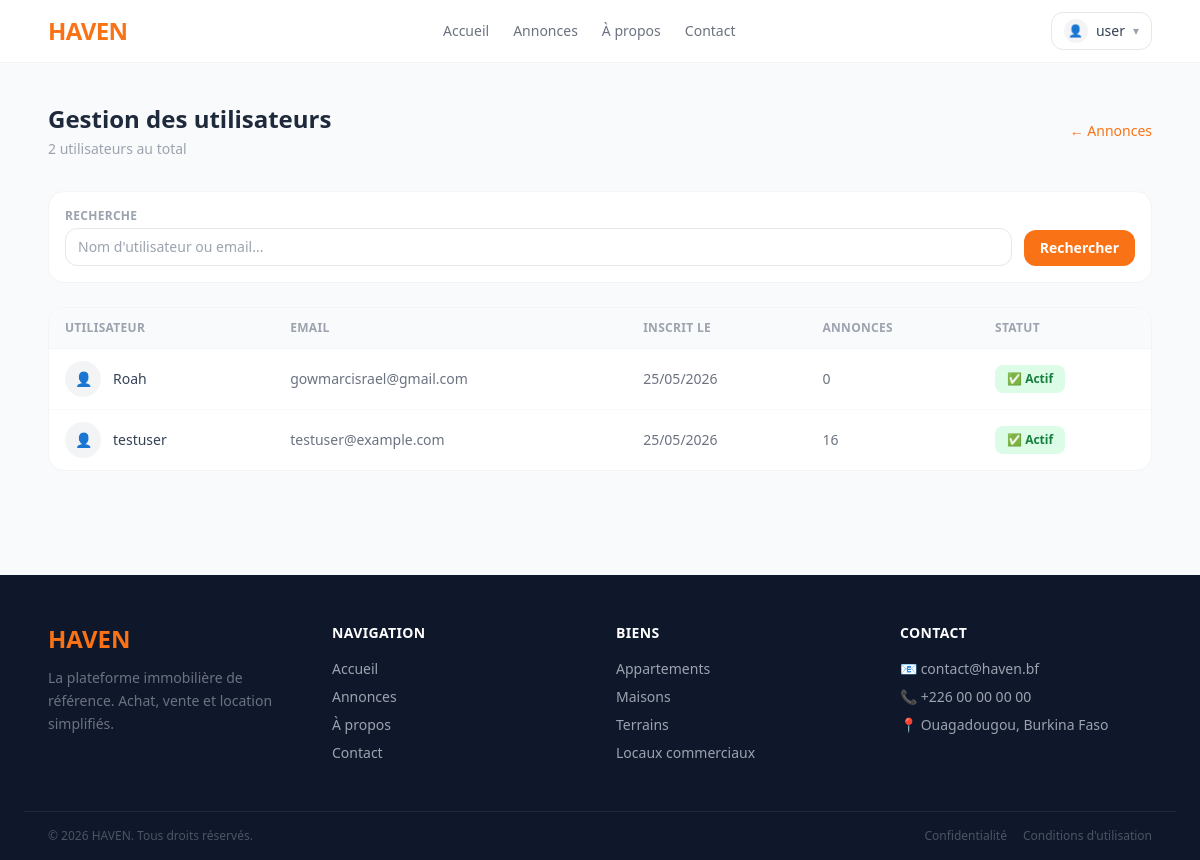
/staff/members/ (signed in), run on an earlier commit of the app's database.
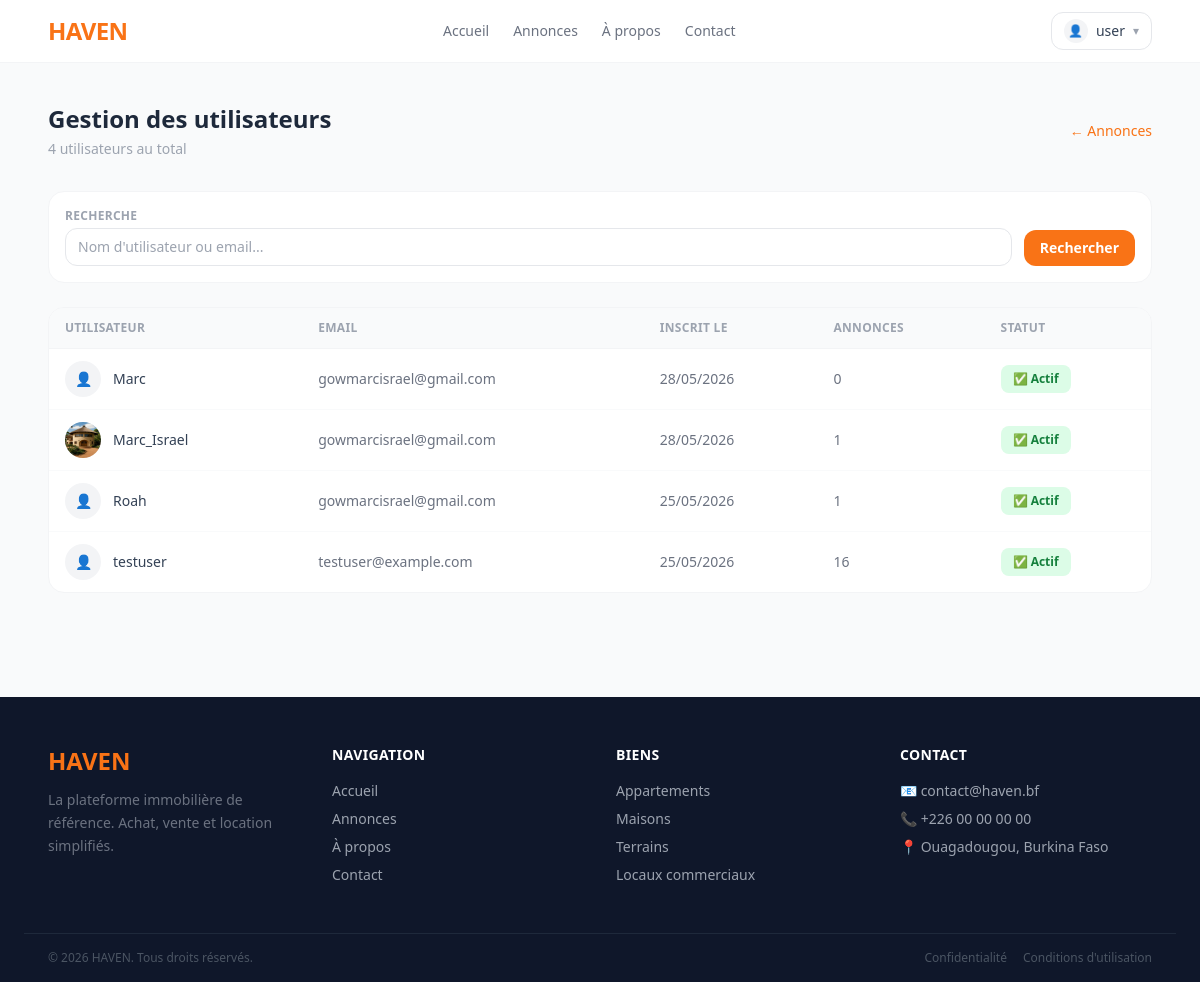
And on a later commit of the database.
### apps/accounts/models.py (models this page shows, shortened)
class User(AbstractUser):
    avatar = models.ImageField(upload_to='profile/',blank=True,null=True)

### apps/listings/views.py (the view)
# urls.py: path('staff/members/',views.staff_users,name='staff_users'),
@staff_member_required
def staff_users(request):
    User = get_user_model()
    users = User.objects.exclude(is_staff=True).order_by('-date_joined')
    search = request.GET.get('search')
    if search:
        search_vector = SearchVector('username', weight='A') + SearchVector('email', weight='B')
        search_query = SearchQuery(search)
        users = users.annotate(
            rank=SearchRank(search_vector, search_query)
        ).filter(rank__gte=0.1).order_by('-rank')
    page = request.GET.get('page')
    users = Paginator(users, 30).get_page(page)
    context = {
        'users': users,
        'filters': request.GET,
    }
    return render(request, 'staff/users.html', context=context)

### templates/staff/users.html (shortened to what this page needs)
{% extends 'base.html' %}
{% block content %}
<div class="max-w-6xl mx-auto px-6 py-10">
    <div class="flex items-center justify-between mb-8">
        <div>
            <h1 class="text-2xl font-bold text-slate-800">Gestion des utilisateurs</h1>
            <p class="text-sm text-gray-400 mt-1">{{ users.paginator.count }} utilisateurs au total</p>
        </div>
        <a href="{% url 'staff_listings' %}" class="text-sm text-orange-500 hover:underline">← Annonces</a>
    </div>
    <form method="get" class="bg-white border border-gray-100 rounded-2xl p-4 mb-6 flex gap-3 items-end">
        <div class="flex-1">
            <label class="block text-xs font-semibold text-gray-400 uppercase tracking-wide mb-1">Recherche</label>
            <input type="text" name="search" value="{{ filters.search }}" placeholder="Nom d'utilisateur ou email..."
                   class="w-full border border-gray-200 rounded-xl px-3 py-2 text-sm focus:outline-none focus:ring-2 focus:ring-orange-400">
        </div>
        <button type="submit" class="bg-orange-500 text-white text-sm font-semibold px-4 py-2 rounded-xl hover:bg-orange-600 transition-colors">
            Rechercher
        </button>
    </form>
    <div class="bg-white border border-gray-100 rounded-2xl overflow-hidden">
        <table class="w-full text-sm">
            <thead class="bg-gray-50 border-b border-gray-100">
                <tr>
                    <th class="text-left px-4 py-3 text-xs font-semibold text-gray-400 uppercase tracking-wide">Utilisateur</th>
                    <th class="text-left px-4 py-3 text-xs font-semibold text-gray-400 uppercase tracking-wide hidden md:table-cell">Email</th>
                    <th class="text-left px-4 py-3 text-xs font-semibold text-gray-400 uppercase tracking-wide hidden md:table-cell">Inscrit le</th>
                    <th class="text-left px-4 py-3 text-xs font-semibold text-gray-400 uppercase tracking-wide hidden md:table-cell">Annonces</th>
                    <th class="text-left px-4 py-3 text-xs font-semibold text-gray-400 uppercase tracking-wide">Statut</th>
                </tr>
            </thead>
            <tbody class="divide-y divide-gray-50">
                {% for user in users %}
                <tr class="hover:bg-gray-50 transition-colors">
                    <td class="px-4 py-3">
                        <div class="flex items-center gap-3">
                            <div class="w-9 h-9 rounded-full overflow-hidden bg-gray-100 flex-shrink-0">
                                {% if user.avatar %}
                                    <img src="{{ user.avatar.url }}" class="w-full h-full object-cover">
                                {% else %}
                                    <div class="w-full h-full flex items-center justify-center text-sm">👤</div>
                                {% endif %}
                            </div>
                            <div>
                                <p class="font-medium text-slate-700">{{ user.username }}</p>
                            </div>
                        </div>
                    </td>
                    <td class="px-4 py-3 text-gray-500 hidden md:table-cell">{{ user.email }}</td>
                    <td class="px-4 py-3 text-gray-500 hidden md:table-cell">{{ user.date_joined|date:"d/m/Y" }}</td>
                    <td class="px-4 py-3 text-gray-500 hidden md:table-cell">{{ user.listing_set.count }}</td>
                    <td class="px-4 py-3">
                        {% include 'staff/partials/toggle_user_btn.html' %}
                    </td>
                </tr>
                {% empty %}
                <tr>
                    <td colspan="5" class="px-4 py-16 text-center text-gray-400">Aucun utilisateur.</td>
                </tr>
                {% endfor %}
            </tbody>
        </table>
    </div>
</div>
{% endblock %}

### templates/staff/partials/toggle_user_btn.html
<button hx-post="{% url 'staff_toggle_user' user.pk %}"
        hx-target="this"
        hx-swap="outerHTML"
        class="text-xs font-semibold px-3 py-1.5 rounded-lg transition-colors
            {% if user.is_active %}bg-green-100 text-green-700 hover:bg-red-50 hover:text-red-500
            {% else %}bg-red-50 text-red-400 hover:bg-green-100 hover:text-green-700{% endif %}">
    {% if user.is_active %}✅ Actif{% else %}🚫 Désactivé{% endif %}
</button>

What changed in the data, as far as the page shows it:
added User: username "Marc", email "gowmarcisrael@gmail.com", date_joined "28/05/2026", listing_set.count "0", is_active "✅ Actif"
added User: avatar (picture), username "Marc_Israel", email "gowmarcisrael@gmail.com", date_joined "28/05/2026", listing_set.count "1", is_active "✅ Actif"
computed for User "Roah": listing_set.count "0" → "1"
Also different on the page:
{{ users.paginator.count }}: "2" → "4"
